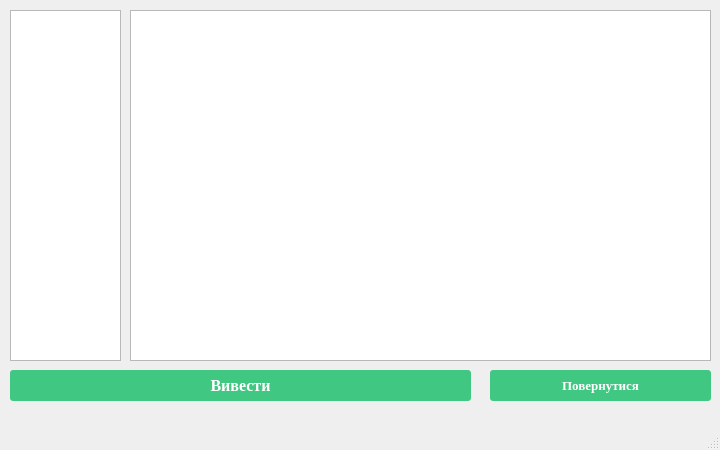
<?xml version="1.0" encoding="UTF-8"?>
<ui version="4.0">
 <class>InfoAboutOrderForm</class>
 <widget class="QMainWindow" name="InfoAboutOrderForm">
  <property name="windowModality">
   <enum>Qt::ApplicationModal</enum>
  </property>
  <property name="geometry">
   <rect>
    <x>0</x>
    <y>0</y>
    <width>720</width>
    <height>450</height>
   </rect>
  </property>
  <property name="sizePolicy">
   <sizepolicy hsizetype="Fixed" vsizetype="Fixed">
    <horstretch>0</horstretch>
    <verstretch>0</verstretch>
   </sizepolicy>
  </property>
  <property name="minimumSize">
   <size>
    <width>720</width>
    <height>450</height>
   </size>
  </property>
  <property name="maximumSize">
   <size>
    <width>720</width>
    <height>450</height>
   </size>
  </property>
  <property name="font">
   <font>
    <family>Times New Roman</family>
    <pointsize>10</pointsize>
   </font>
  </property>
  <property name="windowTitle">
   <string>InfoAboutOrder</string>
  </property>
  <property name="windowIcon">
   <iconset resource="resource.qrc">
    <normaloff>:/res/img/cafe-server.gif</normaloff>:/res/img/cafe-server.gif</iconset>
  </property>
  <widget class="QWidget" name="centralwidget">
   <widget class="QListWidget" name="TableList">
    <property name="geometry">
     <rect>
      <x>10</x>
      <y>10</y>
      <width>111</width>
      <height>351</height>
     </rect>
    </property>
   </widget>
   <widget class="QListWidget" name="OrdersList">
    <property name="geometry">
     <rect>
      <x>130</x>
      <y>10</y>
      <width>581</width>
      <height>351</height>
     </rect>
    </property>
   </widget>
   <widget class="QPushButton" name="CheckButton">
    <property name="geometry">
     <rect>
      <x>10</x>
      <y>370</y>
      <width>461</width>
      <height>31</height>
     </rect>
    </property>
    <property name="font">
     <font>
      <pointsize>12</pointsize>
      <weight>87</weight>
      <bold>true</bold>
      <underline>false</underline>
      <strikeout>false</strikeout>
     </font>
    </property>
    <property name="styleSheet">
     <string notr="true">QPushButton
{
    font-weight: 700;
  color: white;
  text-decoration: none;
  padding: .8em 1em calc(.8em + 3px);
  border-radius: 3px;
  background: rgb(64,199,129);
  box-shadow: 0 -3px rgb(53,167,110) inset;
  transition: 0.2s;
}

QPushButton:pressed
{
   background: rgb(33,147,90);
  box-shadow: 0 3px rgb(33,147,90) inset;
}

QPushButton:hover
{
   background: rgb(53, 167, 110);
}

QPushButton:focus {
    /*background-color: red;*/
}</string>
    </property>
    <property name="text">
     <string>Вивести</string>
    </property>
   </widget>
   <widget class="QPushButton" name="ReturnButton">
    <property name="geometry">
     <rect>
      <x>490</x>
      <y>370</y>
      <width>221</width>
      <height>31</height>
     </rect>
    </property>
    <property name="font">
     <font>
      <weight>87</weight>
      <bold>true</bold>
      <underline>false</underline>
      <strikeout>false</strikeout>
     </font>
    </property>
    <property name="styleSheet">
     <string notr="true">QPushButton
{
    font-weight: 700;
  color: white;
  text-decoration: none;
  padding: .8em 1em calc(.8em + 3px);
  border-radius: 3px;
  background: rgb(64,199,129);
  box-shadow: 0 -3px rgb(53,167,110) inset;
  transition: 0.2s;
}

QPushButton:pressed
{
   background: rgb(33,147,90);
  box-shadow: 0 3px rgb(33,147,90) inset;
}

QPushButton:hover
{
   background: rgb(53, 167, 110);
}

QPushButton:focus {
    /*background-color: red;*/
}</string>
    </property>
    <property name="text">
     <string>Повернутися</string>
    </property>
   </widget>
  </widget>
  <widget class="QMenuBar" name="menubar">
   <property name="geometry">
    <rect>
     <x>0</x>
     <y>0</y>
     <width>720</width>
     <height>21</height>
    </rect>
   </property>
  </widget>
  <widget class="QStatusBar" name="statusbar"/>
 </widget>
 <resources>
  <include location="resource.qrc"/>
 </resources>
 <connections/>
</ui>
